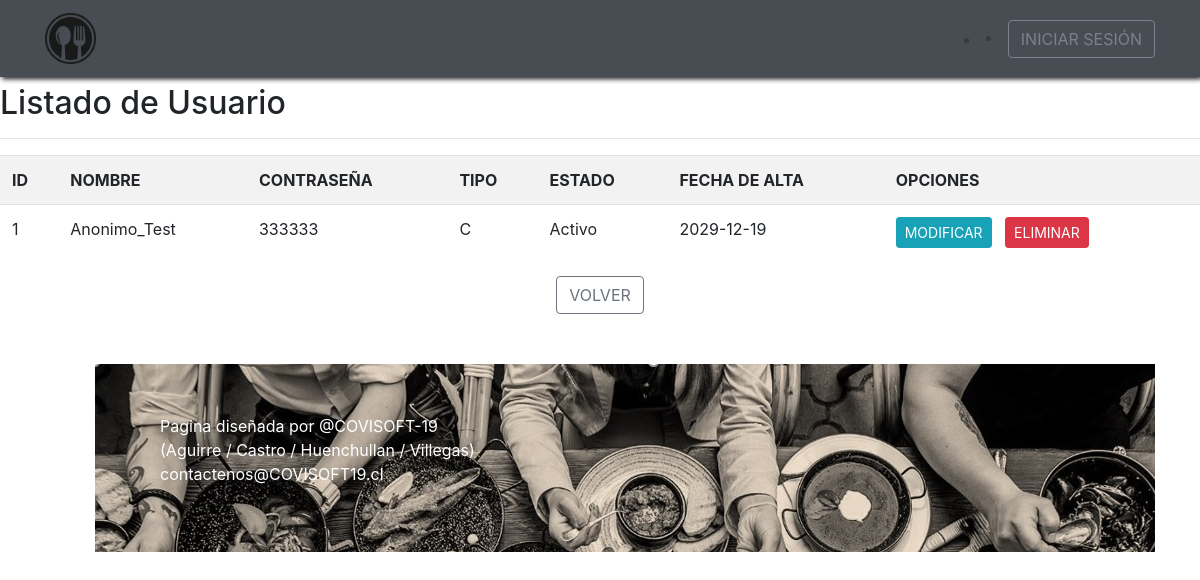
The page /catalogo/usuario_list on the database its author committed.
### catalogo/models.py (models this page shows, shortened)
class Usuario(models.Model):
	id_usuario=models.AutoField(primary_key=True)
	nom_usuario=models.CharField(max_length=20)
	contrasenha=models.CharField(max_length=30)
	tipo=models.CharField(max_length=1)
	estado=models.ForeignKey('Estado', on_delete=models.SET_NULL, null=True)
	fecha_alta=models.DateField(null=True, blank=True)

class Estado(models.Model):
	id_Estado=models.AutoField(primary_key=True)
	descripcion=models.CharField(max_length=25)
	def __str__(self):
		return self.descripcion

### catalogo/views.py (the view)
# urls.py: path('usuario_list', listar_usuario, name="usuario_list"),
def listar_usuario(request):
		lista=Usuario.objects.all()
		data={
			'usuario':lista
		}
		return render(request, 'usuario/usuario_list.html', data)

### catalogo/templates/Usuario/usuario_list.html (shortened to what this page needs)
<!DOCTYPE html>
<html lang="es">
   <head>
        <link rel="stylesheet" href="https://cdn.jsdelivr.net/npm/bootstrap@4.5.3/dist/css/bootstrap.min.css">
        {% load static %}
        <link rel="stylesheet" href="{% static 'css/main.css' %}">
        {% load static %}
   </head>
   <body>
       {% load static %}
    <nav class="navbar navbar-expand-lg navbar-dark bg-dark fixed-top">
      <div class="container">
        <a class="navbar-brand header-content-left" href="{% url 'inicio' %}"><img src="{% static 'img/icono3.ico' %}" alt="La ruta del bajón" style="width: 20%"></a>
        <li>
        <li>
        {% if user.is_authenticated %}
          <a href="{% url 'logout' %}" class="btn btn-outline-secondary text-black">CERRAR SESIÓN </a>
         <a href="#" style="color: white">{{ user.username }}</a>
        </li>
        <li>
        {% else %}
          <a href="{% url 'login' %}" class="btn btn-outline-secondary text-black">INICIAR SESIÓN</a>
        </li>
        {% endif %}
      </li>
      </div>
    </nav>
    <head>
       <h2>Listado de Usuario</h2>
   </head>
   <body>
      <table class="table table-striped table-hover table-responsive-sm">
          <tr>
            <hr>
              <th>ID </th>
              <th>NOMBRE</th>
              <th>CONTRASEÑA</th>
              <th>TIPO</th>
              <th>ESTADO</th>
              <th>FECHA DE ALTA</th>
              <th>OPCIONES</th>
          </tr>
          {% for p in usuario %}
            <tr>
              <td>{{p.id_usuario | title }}</td>
              <td>{{p.nom_usuario | title }}</td>
              <td>{{p.contrasenha | title }}</td>
              <td>{{p.tipo | title }}</td>
              <td>{{p.estado | title }}</td>
              <td>{{p.fecha_alta | title }}</td>
              <td>
                <a href="{% url 'usuario_mod' p.id_usuario %}" class="btn btn-info btn-sm">MODIFICAR</a>
                <a href="{% url 'usuario_del' p.id_usuario %}" class="btn btn-danger btn-sm">ELIMINAR</a>
              </td>
            </tr>
          {% endfor%}
      </table>
      <center>
      <h4>
        <a href="{% url 'usuario_adm'%}" class="btn btn-outline-secondary text-black">VOLVER</a>
      </h4>
      </center>
   </body>
  </body>
   <div class="container">
      <footer class="footer">
        <div class="container">
         <p style="color:white;">
            Pagina diseñada por @COVISOFT-19 <br>
           (Aguirre / Castro / Huenchullan / Villegas) <br>
           contactenos@COVISOFT19.cl
         </p>
        </div>
  </div
   </body>
</html>

### catalogo/static/css/main.css (style rules this page uses)
.navbar { box-shadow: 2px 2px 5px #000; opacity: .9; }
footer { margin-top: 50px; margin-left: 50px; padding: 50px; background: url(../img/ppalb.jpg) no-repeat; }

### rows shown on the page
Usuario: id_usuario "1", nom_usuario "Anonimo_Test", contrasenha "333333", tipo "C", estado "Activo", fecha_alta "2029-12-19"
